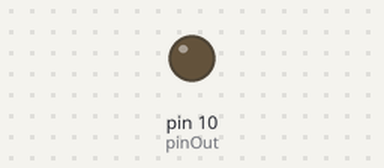
Bench run of a sketch on a simulated Arduino Uno, built with avr-gcc and run on an emulated ATmega328P. Shown: output pins drawn as LEDs (lit = HIGH).

Above: at 0.1 s.
At 12.3 s:
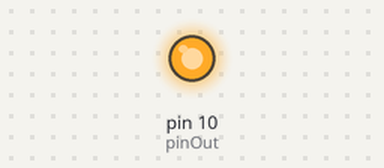
At 39.6 s:
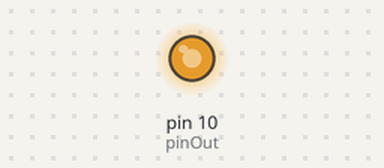
Timing chart, 0 to 40.0 s (numbered marks = the images above):
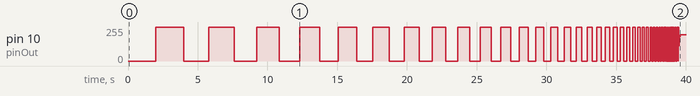

The sketch:

EpilepsyLight.ino
```cpp
#include <math.h>
int pinOut = 10;

int t;
void setup() {
  // put your setup code here, to run once:
  pinMode(10, OUTPUT);
  t = 2000;
}

void loop() {
  // put your main code here, to run repeatedly:
  digitalWrite(pinOut, LOW);
  delay(t);
  digitalWrite(pinOut, HIGH);
  delay(t);
  t = t*0.9;

}
```

Measured:
- by itself, pin 10 (pinOut): 0/255 → 255/255 at 2.0 s, → 0/255 2.0 s later, → 255/255 1.8 s later, → 0/255 1.8 s later, … (100 changes in this stretch)
